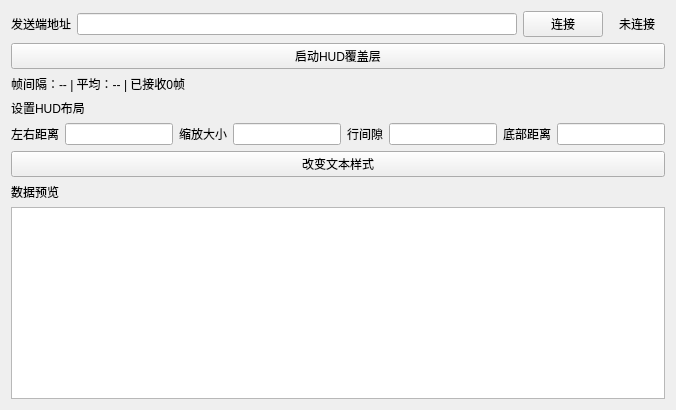
     <widget class="QWidget" name="tab_2">
      <attribute name="title">
       <string>作为接收端</string>
      </attribute>
      <layout class="QVBoxLayout" name="verticalLayout">
       <item>
        <layout class="QHBoxLayout" name="horizontalLayout_4">
         <item>
          <widget class="QLabel" name="label_3">
           <property name="maximumSize">
            <size>
             <width>90</width>
             <height>16777215</height>
            </size>
           </property>
           <property name="text">
            <string>发送端地址</string>
           </property>
           <property name="alignment">
            <set>Qt::AlignmentFlag::AlignCenter</set>
           </property>
          </widget>
         </item>
         <item>
          <widget class="QLineEdit" name="lineEdit">
           <property name="maximumSize">
            <size>
             <width>440</width>
             <height>16777215</height>
            </size>
           </property>
          </widget>
         </item>
         <item>
          <widget class="QPushButton" name="pushButton_3">
           <property name="text">
            <string>连接</string>
           </property>
          </widget>
         </item>
         <item>
          <widget class="QLabel" name="label_6">
           <property name="enabled">
            <bool>true</bool>
           </property>
           <property name="layoutDirection">
            <enum>Qt::LayoutDirection::LeftToRight</enum>
           </property>
           <property name="text">
            <string>未连接</string>
           </property>
           <property name="textFormat">
            <enum>Qt::TextFormat::PlainText</enum>
           </property>
           <property name="alignment">
            <set>Qt::AlignmentFlag::AlignCenter</set>
           </property>
          </widget>
         </item>
        </layout>
       </item>
       <item>
        <widget class="QPushButton" name="pushButton_7">
         <property name="text">
          <string>启动HUD覆盖层</string>
         </property>
        </widget>
       </item>
       <item>
        <widget class="QLabel" name="label_4">
         <property name="text">
          <string>帧间隔：-- | 平均：-- | 已接收0帧</string>
         </property>
        </widget>
       </item>
       <item>
        <widget class="QLabel" name="label_5">
         <property name="text">
          <string>设置HUD布局</string>
         </property>
        </widget>
       </item>
       <item>
        <layout class="QHBoxLayout" name="horizontalLayout_2">
         <item>
          <widget class="QLabel" name="label_9">
           <property name="text">
            <string>左右距离</string>
           </property>
          </widget>
         </item>
         <item>
          <widget class="QLineEdit" name="lineEdit_2"/>
         </item>
         <item>
          <widget class="QLabel" name="label_11">
           <property name="text">
            <string>缩放大小</string>
           </property>
          </widget>
         </item>
         <item>
          <widget class="QLineEdit" name="lineEdit_4">
           <property name="text">
            <string/>
           </property>
          </widget>
         </item>
         <item>
          <widget class="QLabel" name="label_10">
           <property name="text">
            <string>行间隙</string>
           </property>
          </widget>
         </item>
         <item>
          <widget class="QLineEdit" name="lineEdit_3"/>
         </item>
         <item>
          <widget class="QLabel" name="label_12">
           <property name="text">
            <string>底部距离</string>
           </property>
          </widget>
         </item>
         <item>
          <widget class="QLineEdit" name="lineEdit_5">
           <property name="text">
            <string/>
           </property>
          </widget>
         </item>
        </layout>
       </item>
       <item>
        <widget class="QPushButton" name="pushButton_4">
         <property name="text">
          <string>改变文本样式</string>
         </property>
        </widget>
       </item>
       <item>
        <widget class="QLabel" name="label_13">
         <property name="text">
          <string>数据预览</string>
         </property>
        </widget>
       </item>
       <item>
        <widget class="QTableWidget" name="tableWidget"/>
       </item>
      </layout>
     </widget>
